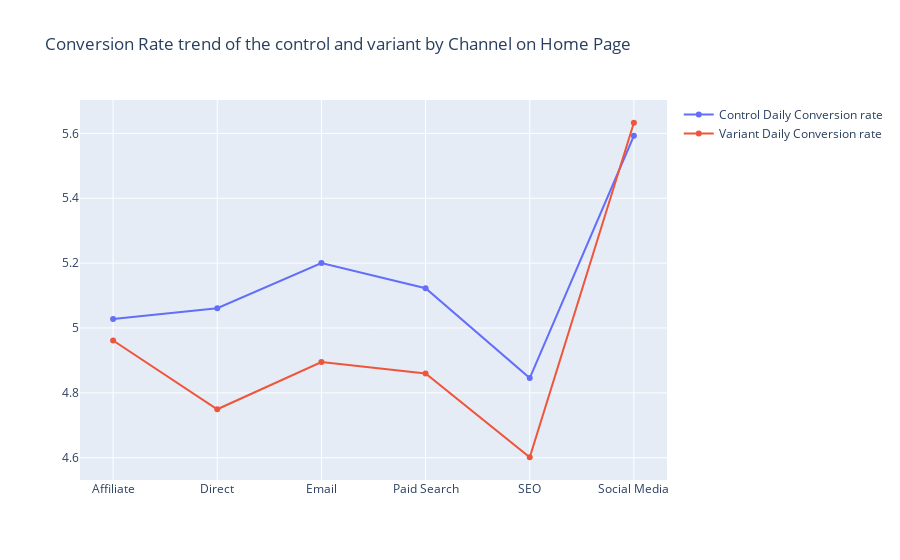

The notebook cell saved with this chart:
### Code cell
# Create traces
fig = go.Figure()
fig.add_trace(go.Scatter(x=df_daily['Channel'], y=df_daily['Control_Conversion_Rate'],
                    mode='lines+markers',
                    name='Control Daily Conversion rate'))
fig.add_trace(go.Scatter(x=df_daily['Channel'], y=df_daily['Variant_Conversion_Rate'],
                    mode='lines+markers',
                    name='Variant Daily Conversion rate'))


fig.update_layout(
        title = 'Conversion Rate trend of the control and variant by Channel on Home Page'
)
fig

### Figure 1 — Plotly figure (JSON) as saved in the notebook; plotly's stock layout.template omitted (floating-point values rounded to 4 significant figures)
{"data": [{"mode": "lines+markers", "name": "Control Daily Conversion rate", "type": "scatter", "x": ["Affiliate", "Direct", "Email", "Paid Search", "SEO", "Social Media"], "y": [5.028, 5.061, 5.2, 5.123, 4.846, 5.593]}, {"mode": "lines+markers", "name": "Variant Daily Conversion rate", "type": "scatter", "x": ["Affiliate", "Direct", "Email", "Paid Search", "SEO", "Social Media"], "y": [4.962, 4.749, 4.895, 4.859, 4.601, 5.633]}], "layout": {"title": {"text": "Conversion Rate trend of the control and variant by Channel on Home Page"}}}
